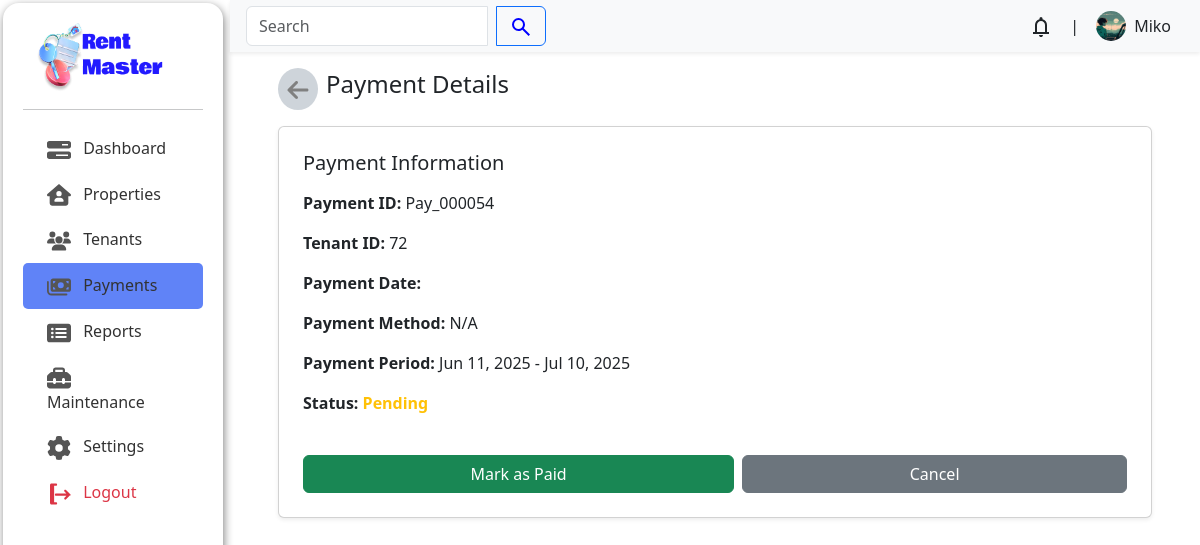
Screenshot of /admin/index.php?page=payments/paid&payment_id=54 (signed in) with the database file from the repository.
### tables this page shows
CREATE TABLE `users` (
  `user_id` int(11) NOT NULL,
  `user_name` varchar(100) DEFAULT NULL,
  `user_email` varchar(100) NOT NULL,
  `user_password` varchar(100) DEFAULT NULL,
  `user_phone_number` varchar(50) NOT NULL,
  `user_address` varchar(100) NOT NULL,
  `user_description` varchar(2000) DEFAULT NULL,
  `user_image` varchar(500) DEFAULT NULL,
  `user_role` enum('tenant','landlord','visitor') NOT NULL
);

CREATE TABLE `payments` (
  `payment_id` int(11) NOT NULL,
  `tenant_id` int(11) NOT NULL,
  `payment_start_date` date NOT NULL,
  `payment_end_date` date NOT NULL,
  `payment_status` enum('Paid','Pending','Overdue') NOT NULL DEFAULT 'Pending',
  `payment_date` date DEFAULT NULL,
  `payment_method` enum('GCash','Maya','Coins.ph','Bank Transfer','Credit/Debit Card') DEFAULT NULL
);

### admin/payments/paid.php (the view, shortened to what this page needs)
<?php
$servername = "localhost";
$username = "root";
$password = "";
$dbname = "rentsystem";
$conn = mysqli_connect($servername, $username, $password, $dbname);
$payment_id = $_GET['payment_id'] ?? null;
$sql = "SELECT * FROM payments WHERE payment_id = ?";
$stmt = $conn->prepare($sql);
$stmt->bind_param("i", $payment_id);
$stmt->execute();
$result = $stmt->get_result();
$payment = $result->fetch_assoc();
?>
<div class="container px-lg-5">
    <header class="d-flex gap-2 align-items-center mt-3">
        <a href="?page=payments/index" class="p-2 rounded-circle bg-dark-subtle">
        </a>
        <h4 class="fw-medium">Payment Details</h4>
    </header>
    <?php if ($payment): ?>
    <div class="card mt-3 shadow-sm p-4">
        <h5 class="mb-3">Payment Information</h5>
        <p><strong>Payment ID:</strong> <?php echo 'Pay_' . str_pad($payment['payment_id'], 6, '0', STR_PAD_LEFT); ?></p>
        <p><strong>Tenant ID:</strong> <?php echo htmlspecialchars($payment['tenant_id']); ?></p>
        <p><strong>Payment Date:</strong> <?php echo htmlspecialchars($payment['payment_date']); ?></p>
        <p><strong>Payment Method:</strong> <?php echo htmlspecialchars($payment['payment_method']) ? htmlspecialchars($payment['payment_method']) : "N/A"; ?></p>
        <p><strong>Payment Period:</strong>
            <?php echo date('M d, Y', strtotime($payment['payment_start_date'])) . " - " . date('M d, Y', strtotime($payment['payment_end_date'])); ?>
        </p>
        <p><strong>Status:</strong>
            <span class="<?php echo ($payment['payment_status'] == 'Paid') ? 'text-success' : 'text-warning'; ?> fw-bold">
                <?php echo htmlspecialchars($payment['payment_status']); ?>
            </span>
        </p>
        <?php if ($payment['payment_status'] != 'Paid'): ?>
        <form method="POST" action="payments/paid.php" class="d-flex gap-2 mt-4">
            <button type="submit" class="btn btn-success flex-fill">Mark as Paid</button>
            <a href="?page=payments/index" class="btn btn-secondary flex-fill">Cancel</a>
        </form>
        <?php endif; ?>
    </div>
    <?php else: ?>
        <div class="alert alert-warning mt-5 text-center">
            No payment record found.
        </div>
    <?php endif; ?>
</div>

### admin/header.php (shortened to what this page needs)
<?php
$servername = "localhost";
$username = "root";
$password = "";
$dbname = "rentsystem";
$conn = mysqli_connect($servername, $username, $password, $dbname);
$id = intval($_SESSION['user_id']);
$sql = "SELECT * FROM users WHERE user_id = $id AND user_role = 'landlord'";
$result = mysqli_query($conn, $sql);
$user = mysqli_fetch_assoc($result);
$name = $user['user_name'];
$imagePath = $user['user_image'];
?>
<header style="z-index: 111;" class="bg-body-tertiary shadow-sm d-flex align-items-center justify-content-between py-1 px-3 position-sticky top-0">
    <form class="input-group" style="max-width: 300px;">
        <input type="text" class="form-control" id="search" placeholder="Search">
        <button type="submit" class="btn btn-outline-primary ms-2">
        </button>
    </form>
    <div class="d-flex align-items-center gap-1">
        <div class="dropdown">
            <button class="btn position-relative" type="button" id="notificationDropdown" data-bs-toggle="dropdown" aria-expanded="false">
            </button>
        </div>
        |<a href="?page=account/index" class="btn d-flex align-items-center gap-2 <?= (strpos($_SERVER['REQUEST_URI'], 'account') !== false) ? 'active' : '' ?>">
            <?php if (!empty($imagePath)): ?>
                <img src="<?= htmlspecialchars($imagePath) ?>" alt="Profile" class="rounded-circle" style="width: 30px; height: 30px; object-fit: cover;">
            <?php endif; ?>
            <span class="d-md-block d-none"><?= !empty($name) ? htmlspecialchars($name) : 'admin' ?></span>
        </a>
    </div>
</header>

### admin/css/style.css (style rules this page uses)
body { display: flex; }
*, *::before, *::after { box-sizing: border-box; }
:root { --main-bg: #FAFAFA; --sub-bg: #C7EEFF; --accent: #2938ff; --fc1: #1D242B; --p: #323232; --fw1: 700; --fw2: 400; }
body { background-color: var(--main-bg); }

### rows the page displays
users: user_image (picture), user_name "Miko"
payments: payment_id "000054", tenant "72", payment_start_date "Jun 11, 2025", payment_end_date "Jul 10, 2025", payment_status "Pending"
